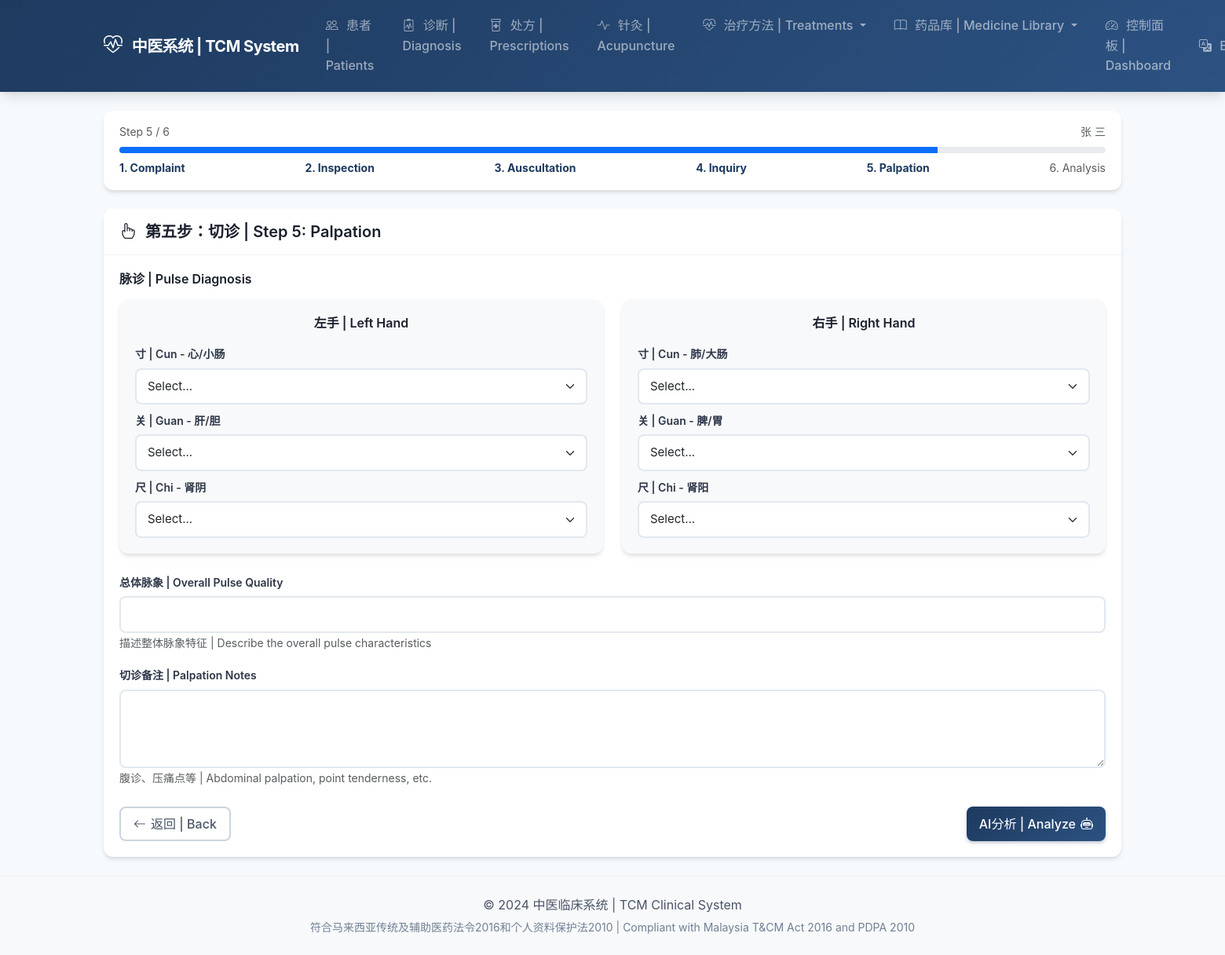
Screenshot of /diagnosis/1/step5/ (signed in) with the database file from the repository.
### patients/models.py (models this page shows, shortened)
class Patient(models.Model):
    class Gender(models.TextChoices):
        MALE = 'M', _('Male (男)')
        FEMALE = 'F', _('Female (女)')
        OTHER = 'O', _('Other (其他)')
    class BloodType(models.TextChoices):
        A_POSITIVE = 'A+', 'A+'
        A_NEGATIVE = 'A-', 'A-'
        B_POSITIVE = 'B+', 'B+'
        B_NEGATIVE = 'B-', 'B-'
        AB_POSITIVE = 'AB+', 'AB+'
        AB_NEGATIVE = 'AB-', 'AB-'
        O_POSITIVE = 'O+', 'O+'
        O_NEGATIVE = 'O-', 'O-'
        UNKNOWN = 'UK', _('Unknown')
    patient_id = models.UUIDField(
        default=uuid.uuid4,
        editable=False,
        unique=True,
    )
    first_name = models.CharField(
        _('First Name'),
        max_length=100,
    )
    last_name = models.CharField(
        _('Last Name'),
        max_length=100,
    )
    chinese_name = models.CharField(
        _('Chinese Name (中文姓名)'),
        max_length=100,
        blank=True,
    )
    ic_number = models.CharField(
        _('IC/Passport Number'),
        max_length=30,
        unique=True,
        help_text=_('Malaysian IC or Passport number'),
    )
    date_of_birth = models.DateField(
        _('Date of Birth'),
    )
    gender = models.CharField(
        _('Gender'),
        max_length=1,
        choices=Gender.choices,
    )
    blood_type = models.CharField(
        _('Blood Type'),
        max_length=3,
        choices=BloodType.choices,
        default=BloodType.UNKNOWN,
    )
    phone = models.CharField(
        _('Phone Number'),
        max_length=20,
    )
    email = models.EmailField(
        _('Email'),
        blank=True,
    )
    address = models.TextField(
        _('Address'),
    )
    emergency_contact_name = models.CharField(
        _('Emergency Contact Name'),
        max_length=100,
        blank=True,
    )
    emergency_contact_phone = models.CharField(
        _('Emergency Contact Phone'),
        max_length=20,
        blank=True,
    )
    allergies = models.TextField(
        _('Allergies (过敏史)'),
        blank=True,
        help_text=_('List all known allergies to medications, herbs, or substances'),
    )
    chronic_conditions = models.TextField(
        _('Chronic Conditions (慢性疾病)'),
        blank=True,
        help_text=_('e.g., Diabetes, Hypertension, Heart Disease'),
    )
    current_medications = models.TextField(
        _('Current Medications (目前用药)'),
        blank=True,
        help_text=_('List all current Western and TCM medications'),
    )
    medical_history = models.TextField(
        _('Medical History (病史)'),
        blank=True,
        help_text=_('Past surgeries, major illnesses, hospitalizations'),
    )
    family_history = models.TextField(
        _('Family History (家族史)'),
        blank=True,
        help_text=_('Hereditary conditions in family'),
    )
    tcm_constitution = models.CharField(
        _('TCM Constitution (中医体质)'),
        max_length=100,
        blank=True,
        help_text=_('e.g., 气虚质, 阳虚质, 痰湿质'),
    )
    photo = models.ImageField(
        _('Photo'),
        upload_to='patients/photos/',
        blank=True,
        null=True,
    )
    notes = models.TextField(
        _('Additional Notes'),
        blank=True,
    )
    assigned_practitioner = models.ForeignKey(
        settings.AUTH_USER_MODEL,
        on_delete=models.SET_NULL,
        null=True,
        blank=True,
        related_name='patients',
        limit_choices_to={'role': 'practitioner'},
        verbose_name=_('Assigned Practitioner'),
    )
    user_account = models.OneToOneField(
        settings.AUTH_USER_MODEL,
        on_delete=models.SET_NULL,
        null=True,
        blank=True,
        related_name='patient_profile',
        verbose_name=_('User Account'),
    )
    consent_data_sharing = models.BooleanField(
        _('Consent to Data Sharing'),
        default=False,
        help_text=_('PDPA 2010 compliant consent for data sharing'),
    )
    consent_date = models.DateField(
        _('Consent Date'),
        null=True,
        blank=True,
    )
    is_active = models.BooleanField(
        _('Active'),
        default=True,
    )
    created_at = models.DateTimeField(auto_now_add=True)
    updated_at = models.DateTimeField(auto_now=True)
    class Meta:
        verbose_name = _('Patient')
        verbose_name_plural = _('Patients')
        ordering = ['-updated_at']
    @property
    def full_name(self):
        return f"{self.first_name} {self.last_name}"

### diagnosis/models.py (models this page shows, shortened)
class DiagnosisSession(models.Model):
    patient = models.ForeignKey(
        'patients.Patient',
        on_delete=models.CASCADE,
        related_name='diagnosis_sessions',
        verbose_name=_('Patient'),
    )
    practitioner = models.ForeignKey(
        settings.AUTH_USER_MODEL,
        on_delete=models.SET_NULL,
        null=True,
        related_name='diagnosis_sessions',
        verbose_name=_('Practitioner'),
    )
    medical_record = models.ForeignKey(
        'patients.MedicalRecord',
        on_delete=models.SET_NULL,
        null=True,
        blank=True,
        related_name='diagnosis_sessions',
        verbose_name=_('Medical Record'),
    )
    session_date = models.DateTimeField(
        _('Session Date'),
        auto_now_add=True,
    )
    chief_complaint = models.TextField(
        _('Chief Complaint (主诉)'),
    )
    spirit_status = models.CharField(
        _('Spirit Status (神)'),
        max_length=100,
        blank=True,
        help_text=_('e.g., Alert, Listless, Agitated'),
    )
    complexion = models.CharField(
        _('Complexion (面色)'),
        max_length=100,
        blank=True,
    )
    tongue_body_color = models.CharField(
        _('Tongue Body Color'),
        max_length=20,
        choices=TongueAppearance.BodyColor.choices,
        blank=True,
    )
    tongue_body_shape = models.CharField(
        _('Tongue Body Shape'),
        max_length=20,
        choices=TongueAppearance.BodyShape.choices,
        blank=True,
    )
    tongue_coating_color = models.CharField(
        _('Tongue Coating Color'),
        max_length=20,
        choices=TongueAppearance.CoatingColor.choices,
        blank=True,
    )
    tongue_coating_texture = models.CharField(
        _('Tongue Coating Texture'),
        max_length=20,
        choices=TongueAppearance.CoatingTexture.choices,
        blank=True,
    )
    tongue_notes = models.TextField(
        _('Additional Tongue Notes'),
        blank=True,
    )
    voice_quality = models.CharField(
        _('Voice Quality'),
        max_length=100,
        blank=True,
    )
    breath_odor = models.CharField(
        _('Breath Odor'),
        max_length=100,
        blank=True,
    )
    auscultation_notes = models.TextField(
        _('Auscultation Notes'),
        blank=True,
    )
    selected_symptoms = models.JSONField(
        _('Selected Symptoms'),
        default=list,
        help_text=_('List of symptom codes selected during inquiry'),
    )
    symptom_details = models.TextField(
        _('Symptom Details'),
        blank=True,
        help_text=_('Duration, severity, triggering factors'),
    )
    sleep_quality = models.CharField(
        _('Sleep Quality'),
        max_length=100,
        blank=True,
    )
    appetite = models.CharField(
        _('Appetite'),
        max_length=100,
        blank=True,
    )
    thirst = models.CharField(
        _('Thirst'),
        max_length=100,
        blank=True,
    )
    defecation = models.CharField(
        _('Defecation'),
        max_length=100,
        blank=True,
    )
    urination = models.CharField(
        _('Urination'),
        max_length=100,
        blank=True,
    )
    perspiration = models.CharField(
        _('Perspiration'),
        max_length=100,
        blank=True,
    )
    inquiry_notes = models.TextField(
        _('Additional Inquiry Notes'),
        blank=True,
    )
    pulse_left_cun = models.CharField(
        _('Left Cun Pulse'),
        max_length=50,
        blank=True,
    )
    pulse_left_guan = models.CharField(
        _('Left Guan Pulse'),
        max_length=50,
        blank=True,
    )
    pulse_left_chi = models.CharField(
        _('Left Chi Pulse'),
        max_length=50,
        blank=True,
    )
    pulse_right_cun = models.CharField(
        _('Right Cun Pulse'),
        max_length=50,
        blank=True,
    )
    pulse_right_guan = models.CharField(
        _('Right Guan Pulse'),
        max_length=50,
        blank=True,
    )
    pulse_right_chi = models.CharField(
        _('Right Chi Pulse'),
        max_length=50,
        blank=True,
    )
    pulse_overall = models.CharField(
        _('Overall Pulse Quality'),
        max_length=100,
        blank=True,
    )
    palpation_notes = models.TextField(
        _('Palpation Notes'),
        blank=True,
    )
    ai_suggested_syndromes = models.JSONField(
        _('AI Suggested Syndromes'),
        default=list,
        help_text=_('List of syndrome codes with confidence scores'),
    )
    final_diagnosis = models.TextField(
        _('Final Diagnosis (辨证结论)'),
        blank=True,
    )
    treatment_principle = models.TextField(
        _('Treatment Principle (治则治法)'),
        blank=True,
    )
    notes = models.TextField(
        _('Additional Notes'),
        blank=True,
    )
    is_complete = models.BooleanField(
        _('Complete'),
        default=False,
    )
    created_at = models.DateTimeField(auto_now_add=True)
    updated_at = models.DateTimeField(auto_now=True)
    class Meta:
        verbose_name = _('Diagnosis Session')
        verbose_name_plural = _('Diagnosis Sessions')
        ordering = ['-session_date']

### diagnosis/views.py (the view)
# urls.py: path('<int:pk>/step5/', views.diagnosis_step5, name='step5'),
@login_required
def diagnosis_step5(request, pk):
    session = get_object_or_404(DiagnosisSession, pk=pk)
    if request.method == 'POST':
        form = DiagnosisStep5Form(request.POST, instance=session)
        if form.is_valid():
            form.save()
            return redirect('diagnosis:analyze', pk=session.pk)
    else:
        form = DiagnosisStep5Form(instance=session)
    return render(request, 'diagnosis/step5_palpation.html', {
        'form': form,
        'session': session,
        'patient': session.patient,
        'step': 5,
        'total_steps': 6,
    })

### templates/diagnosis/step5_palpation.html (shortened to what this page needs)
{% extends 'diagnosis/step_base.html' %}
{% load i18n %}
{% block step_content %}
<div class="card">
    <div class="card-header">
        <h5 class="mb-0">
            <i class="bi bi-hand-index me-2"></i>
            第五步：切诊 | Step 5: Palpation
        </h5>
    </div>
    <div class="card-body">
        <form method="post">
            <h6 class="mb-3">脉诊 | Pulse Diagnosis</h6>
            <div class="row mb-4">
                <div class="col-md-6">
                    <div class="card bg-light">
                        <div class="card-body">
                            <h6 class="text-center mb-3">左手 | Left Hand</h6>
                            <div class="mb-2">
                                <label class="form-label small">寸 | Cun - 心/小肠</label>
                                {{ form.pulse_left_cun }}
                            </div>
                            <div class="mb-2">
                                <label class="form-label small">关 | Guan - 肝/胆</label>
                                {{ form.pulse_left_guan }}
                            </div>
                            <div>
                                <label class="form-label small">尺 | Chi - 肾阴</label>
                                {{ form.pulse_left_chi }}
                            </div>
                        </div>
                    </div>
                </div>
                <div class="col-md-6">
                    <div class="card bg-light">
                        <div class="card-body">
                            <h6 class="text-center mb-3">右手 | Right Hand</h6>
                            <div class="mb-2">
                                <label class="form-label small">寸 | Cun - 肺/大肠</label>
                                {{ form.pulse_right_cun }}
                            </div>
                            <div class="mb-2">
                                <label class="form-label small">关 | Guan - 脾/胃</label>
                                {{ form.pulse_right_guan }}
                            </div>
                            <div>
                                <label class="form-label small">尺 | Chi - 肾阳</label>
                                {{ form.pulse_right_chi }}
                            </div>
                        </div>
                    </div>
                </div>
            </div>
            <div class="mb-3">
                <label class="form-label">总体脉象 | Overall Pulse Quality</label>
                {{ form.pulse_overall }}
                <small class="text-muted">描述整体脉象特征 | Describe the overall pulse characteristics</small>
            </div>
            <div class="mb-4">
                <label class="form-label">切诊备注 | Palpation Notes</label>
                {{ form.palpation_notes }}
                <small class="text-muted">腹诊、压痛点等 | Abdominal palpation, point tenderness, etc.</small>
            </div>
            <div class="d-flex justify-content-between">
                <a href="{% url 'diagnosis:step4' session.pk %}" class="btn btn-outline-secondary">
                    <i class="bi bi-arrow-left"></i> 返回 | Back
                </a>
                <button type="submit" class="btn btn-primary">
                    AI分析 | Analyze <i class="bi bi-robot"></i>
                </button>
            </div>
        </form>
    </div>
</div>
{% endblock %}

### templates/diagnosis/step_base.html
{% extends 'base.html' %}
{% load i18n %}
{% block content %}
<div class="card mb-4">
    <div class="card-body py-3">
        <div class="d-flex justify-content-between align-items-center mb-2">
            <span class="text-muted small">{% trans "Step" %} {{ step }} / {{ total_steps }}</span>
            <span class="text-muted small">{{ patient.full_name }}</span>
        </div>
        <div class="progress" style="height: 8px;">
            <div class="progress-bar" role="progressbar" style="width: {% widthratio step total_steps 100 %}%"></div>
        </div>
        <div class="d-flex justify-content-between mt-2">
            <small class="{% if step >= 1 %}text-primary fw-bold{% else %}text-muted{% endif %}">1. {% trans "Complaint" %}</small>
            <small class="{% if step >= 2 %}text-primary fw-bold{% else %}text-muted{% endif %}">2. {% trans "Inspection" %}</small>
            <small class="{% if step >= 3 %}text-primary fw-bold{% else %}text-muted{% endif %}">3. {% trans "Auscultation" %}</small>
            <small class="{% if step >= 4 %}text-primary fw-bold{% else %}text-muted{% endif %}">4. {% trans "Inquiry" %}</small>
            <small class="{% if step >= 5 %}text-primary fw-bold{% else %}text-muted{% endif %}">5. {% trans "Palpation" %}</small>
            <small class="{% if step >= 6 %}text-primary fw-bold{% else %}text-muted{% endif %}">6. {% trans "Analysis" %}</small>
        </div>
    </div>
</div>
{% block step_content %}{% endblock %}
{% endblock %}

### rows the page displays
Patient: full_name "张 三"
DiagnosisSession: pulse_left_cun "Select...", pulse_left_guan "Select...", pulse_left_chi "Select...", pulse_right_cun "Select...", pulse_right_guan "Select...", pulse_right_chi "Select..."

### other values shown
{{ step }} "5"
{{ total_steps }} "6"
